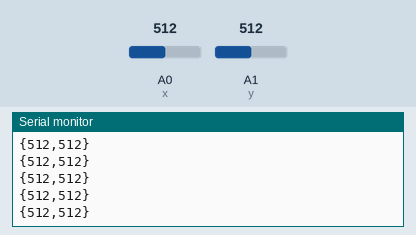
Bench run of a sketch on a simulated Arduino Uno, built with avr-gcc and run on an emulated ATmega328P. Shown: the last lines printed to the serial monitor. The inputs (shaded band) are chosen by the test bench; at power-on: A0 (x) = 512, A1 (y) = 512. The modem accepts every AT command (registered, SIM ready, sends succeed) and sends nothing else.

Above: at 4.2 s.
4.3 s: A0 (x) set to 716
At 4.51 s:
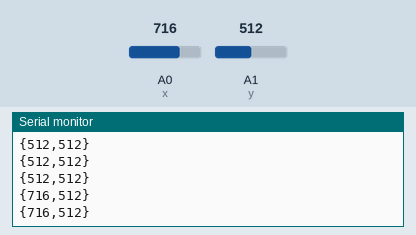
5.8 s: A1 (y) set to 716
At 5.84 s:
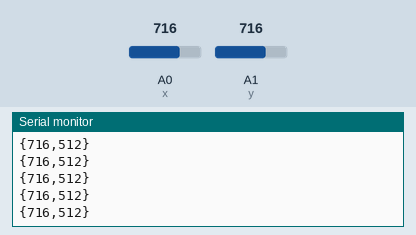
7.3 s: A0 (x) set to 900
At 7.4 s:
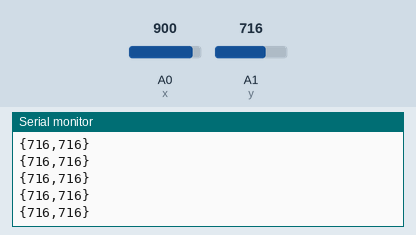
10.3 s: A1 (y) set to 900
At 10.3 s:
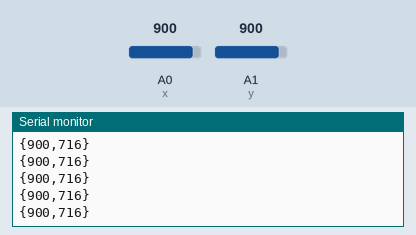
Timing chart, 0 to 12.8 s (numbered marks = the images above; inputs shaded):
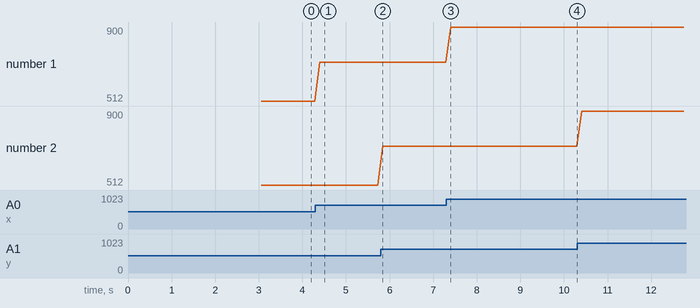

The sketch:

BT_TRANSMIT_4_4_23_V2.ino
```cpp
#include <AltSoftSerial.h>
AltSoftSerial BTserial;
int x = A0;
int y = A1;
int joystickX = 0; //Holds joystick x value for transmission
int joystickY = 0; //Holds joystick y value for transmission


void setup() {
  // put your setup code here, to run once:
  pinMode(x, INPUT);
  pinMode(y, INPUT);
  BTserial.begin(9600);
  Serial.begin(9600);
  BTserial.print("AT");
  delay(1000);
  BTserial.print("AT+CO094A9A83AED70");
  delay(1000);
  BTserial.print("AT+CO094A9A83AED70");
  delay(1000);
  BTserial.print("AT+CO094A9A83AED70");
}

void loop() {
  // put your main code here, to run repeatedly:
  joystickX = analogRead(x);
  joystickY = analogRead(y);

  Serial.print("{");
  Serial.print(joystickX);
  Serial.print(",");
  Serial.print(joystickY);
  Serial.print("}\n");

  BTserial.print("{");
  BTserial.print(joystickX);
  BTserial.print(",");
  BTserial.print(joystickY);
  BTserial.print("}\n");
  delay(100);
}
```

Measured:
- after the input at 4.3 s, the serial monitor: prints a new line after 0.10 s (image 1)
- plotted number 1: 512 → 716 after the input at 4.3 s, 716 → 900 after the input at 7.3 s
